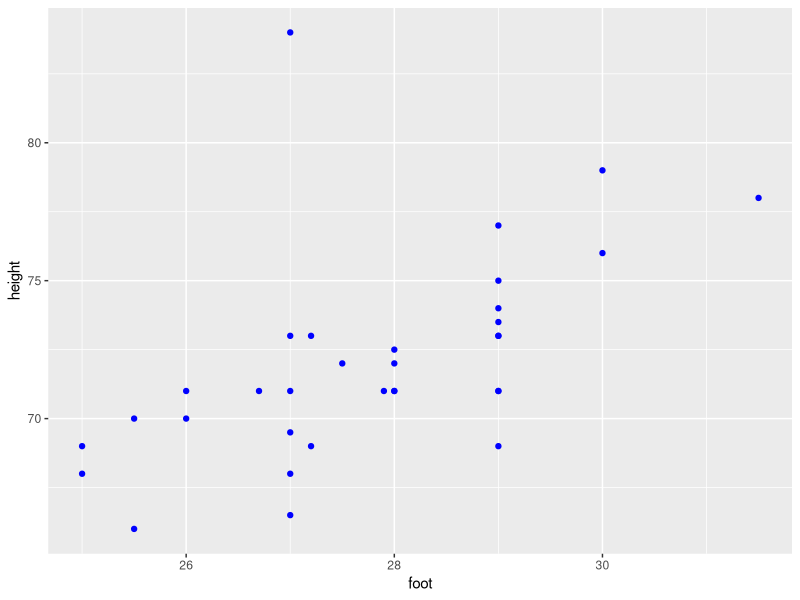
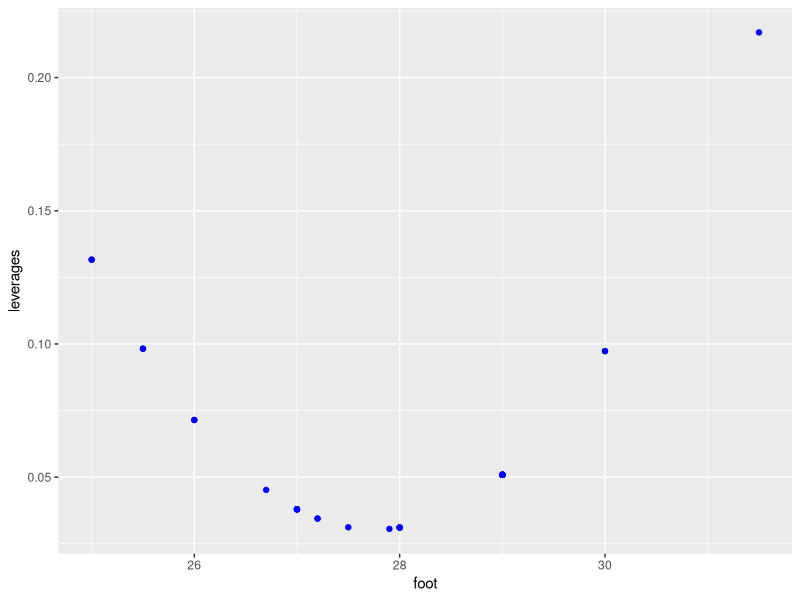
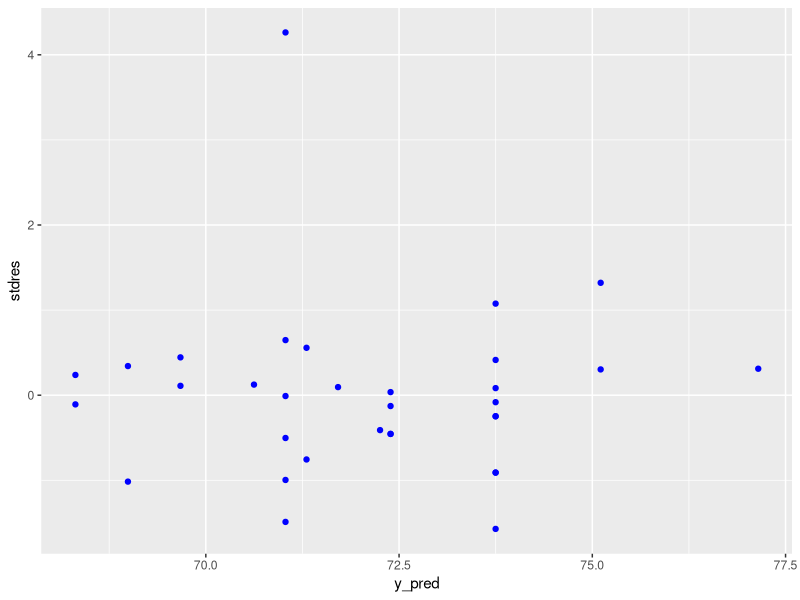
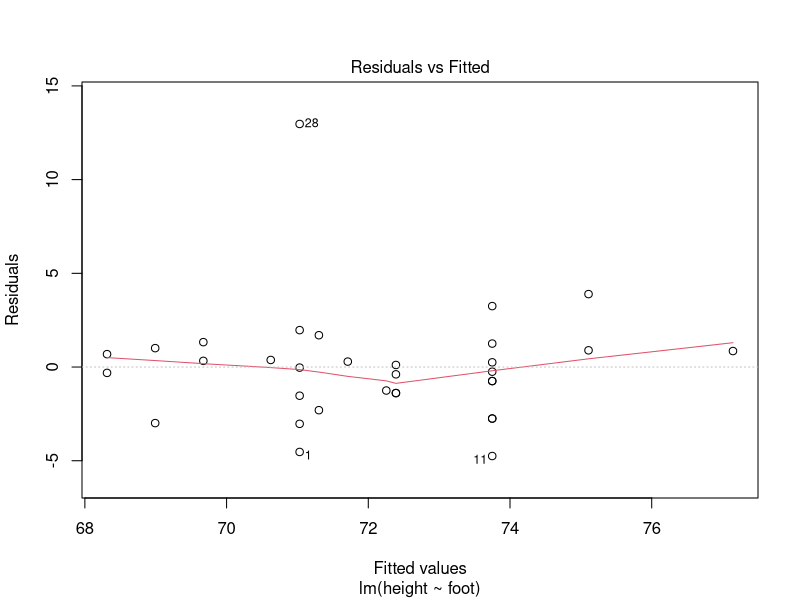
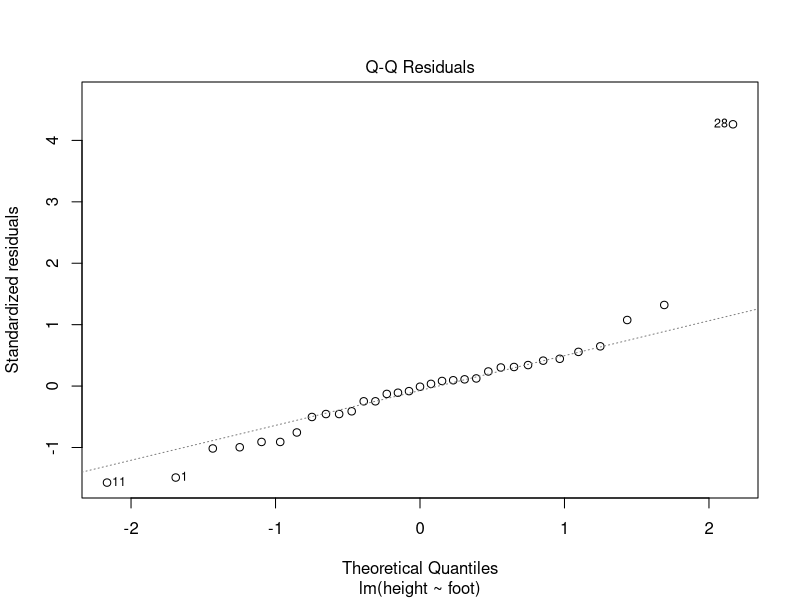
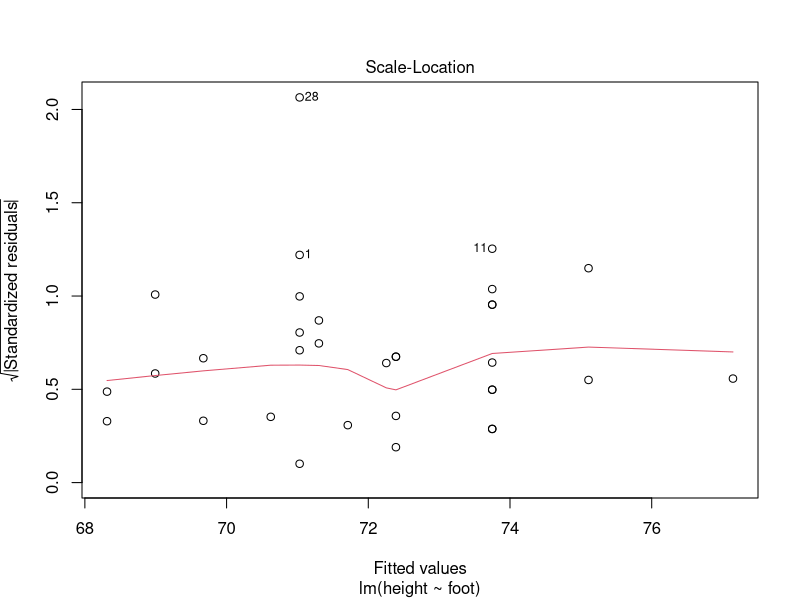
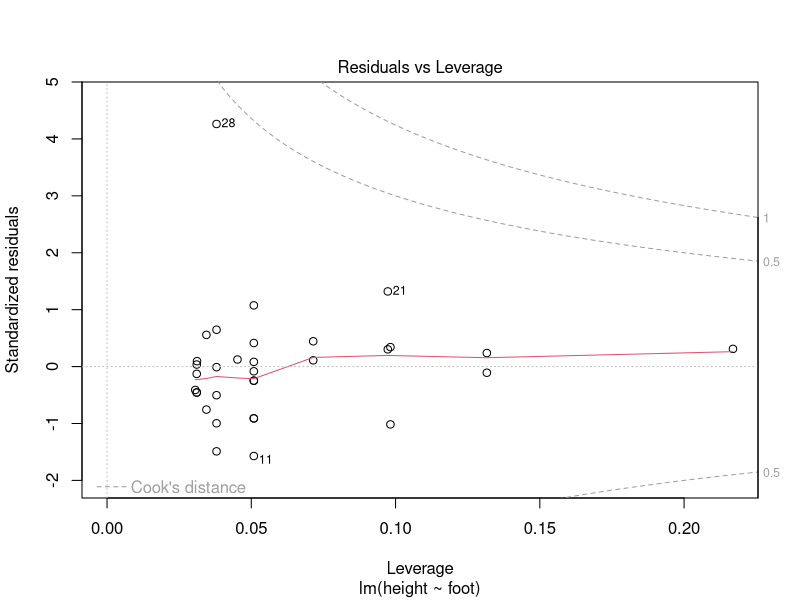

Source code (R) for these figures, in order:
setwd("D:\\Data science  notes\\Data To Be Shared Before Class\\MLR\\Influential Points")
dataset=read.csv("height_foot.csv")
View(dataset)
names(dataset)
str(dataset)

library(ggplot2)
ggplot(dataset,aes(foot,height))+geom_point(color='blue')

##model
regressor=lm(height~foot,dataset)
summary(regressor)
##leverages
dataset$leverages=hatvalues(regressor)
#sum of hatvalues=no.of coeff+intercept
sum(dataset$leverages)
##To plot leverages
ggplot(dataset,aes(foot,leverages))+geom_point(color='blue')
##potential high leverages
#h>3(p/n)--->p=(# of coeff),n=(# of observations)
3*2/21

#std residuals vs fits plot
y_pred=predict(regressor,newdata = dataset)

library(MASS)
dataset$stdres=stdres(regressor)

ggplot(dataset,aes(y_pred,stdres))+geom_point(color='blue')

###Calculating DFFITS
dataset$dffits=dffits(regressor)

##Calculating Cook's distance
dataset$cooks=cooks.distance(regressor)

#boxplot(dataset)
names(regressor)
plot(regressor)

